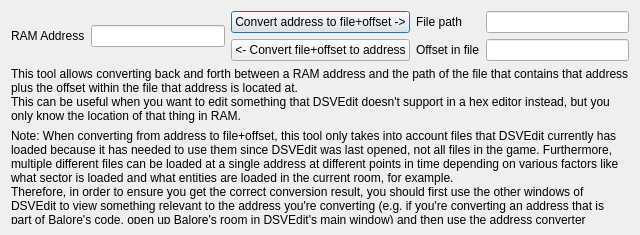
<?xml version="1.0" encoding="UTF-8"?>
<ui version="4.0">
 <class>AddressConverter</class>
 <widget class="QDialog" name="AddressConverter">
  <property name="geometry">
   <rect>
    <x>0</x>
    <y>0</y>
    <width>640</width>
    <height>235</height>
   </rect>
  </property>
  <property name="windowTitle">
   <string>Address converter</string>
  </property>
  <layout class="QVBoxLayout" name="verticalLayout">
   <item>
    <layout class="QHBoxLayout" name="horizontalLayout">
     <item>
      <layout class="QVBoxLayout" name="verticalLayout_3">
       <item>
        <spacer name="verticalSpacer">
         <property name="orientation">
          <enum>Qt::Vertical</enum>
         </property>
         <property name="sizeHint" stdset="0">
          <size>
           <width>20</width>
           <height>40</height>
          </size>
         </property>
        </spacer>
       </item>
       <item>
        <layout class="QFormLayout" name="formLayout">
         <property name="fieldGrowthPolicy">
          <enum>QFormLayout::AllNonFixedFieldsGrow</enum>
         </property>
         <item row="0" column="0">
          <widget class="QLabel" name="label_3">
           <property name="text">
            <string>RAM Address</string>
           </property>
          </widget>
         </item>
         <item row="0" column="1">
          <widget class="QLineEdit" name="ram_address"/>
         </item>
        </layout>
       </item>
       <item>
        <spacer name="verticalSpacer_2">
         <property name="orientation">
          <enum>Qt::Vertical</enum>
         </property>
         <property name="sizeHint" stdset="0">
          <size>
           <width>20</width>
           <height>40</height>
          </size>
         </property>
        </spacer>
       </item>
      </layout>
     </item>
     <item>
      <layout class="QVBoxLayout" name="verticalLayout_2">
       <item>
        <widget class="QPushButton" name="convert_from_address_button">
         <property name="text">
          <string>Convert address to file+offset -&gt;</string>
         </property>
        </widget>
       </item>
       <item>
        <widget class="QPushButton" name="convert_from_offset_button">
         <property name="text">
          <string>&lt;- Convert file+offset to address</string>
         </property>
        </widget>
       </item>
      </layout>
     </item>
     <item>
      <layout class="QVBoxLayout" name="verticalLayout_4">
       <item>
        <spacer name="verticalSpacer_3">
         <property name="orientation">
          <enum>Qt::Vertical</enum>
         </property>
         <property name="sizeHint" stdset="0">
          <size>
           <width>20</width>
           <height>40</height>
          </size>
         </property>
        </spacer>
       </item>
       <item>
        <layout class="QFormLayout" name="formLayout_2">
         <property name="fieldGrowthPolicy">
          <enum>QFormLayout::AllNonFixedFieldsGrow</enum>
         </property>
         <item row="0" column="0">
          <widget class="QLabel" name="label">
           <property name="text">
            <string>File path</string>
           </property>
          </widget>
         </item>
         <item row="0" column="1">
          <widget class="QLineEdit" name="file_path"/>
         </item>
         <item row="1" column="0">
          <widget class="QLabel" name="label_2">
           <property name="text">
            <string>Offset in file</string>
           </property>
          </widget>
         </item>
         <item row="1" column="1">
          <widget class="QLineEdit" name="offset"/>
         </item>
        </layout>
       </item>
       <item>
        <spacer name="verticalSpacer_4">
         <property name="orientation">
          <enum>Qt::Vertical</enum>
         </property>
         <property name="sizeHint" stdset="0">
          <size>
           <width>20</width>
           <height>40</height>
          </size>
         </property>
        </spacer>
       </item>
      </layout>
     </item>
    </layout>
   </item>
   <item>
    <widget class="QLabel" name="label_4">
     <property name="text">
      <string>&lt;html&gt;&lt;head/&gt;&lt;body&gt;&lt;p&gt;This tool allows converting back and forth between a RAM address and the path of the file that contains that address plus the offset within the file that address is located at.&lt;br&gt;This can be useful when you want to edit something that DSVEdit doesn't support in a hex editor instead, but you only know the location of that thing in RAM.&lt;/p&gt;&lt;/body&gt;&lt;/html&gt;</string>
     </property>
     <property name="wordWrap">
      <bool>true</bool>
     </property>
    </widget>
   </item>
   <item>
    <widget class="QLabel" name="label_5">
     <property name="text">
      <string>&lt;html&gt;&lt;head/&gt;&lt;body&gt;&lt;p&gt;Note: When converting from address to file+offset, this tool only takes into account files that DSVEdit currently has loaded because it has needed to use them since DSVEdit was last opened, not all files in the game. Furthermore, multiple different files can be loaded at a single address at different points in time depending on various factors like what sector is loaded and what entities are loaded in the current room, for example.&lt;br&gt;Therefore, in order to ensure you get the correct conversion result, you should first use the other windows of DSVEdit to view something relevant to the address you're converting (e.g. if you're converting an address that is part of Balore's code, open up Balore's room in DSVEdit's main window) and then use the address converter immediately after viewing it.&lt;/p&gt;&lt;/body&gt;&lt;/html&gt;</string>
     </property>
     <property name="wordWrap">
      <bool>true</bool>
     </property>
    </widget>
   </item>
  </layout>
 </widget>
 <resources/>
 <connections/>
</ui>
